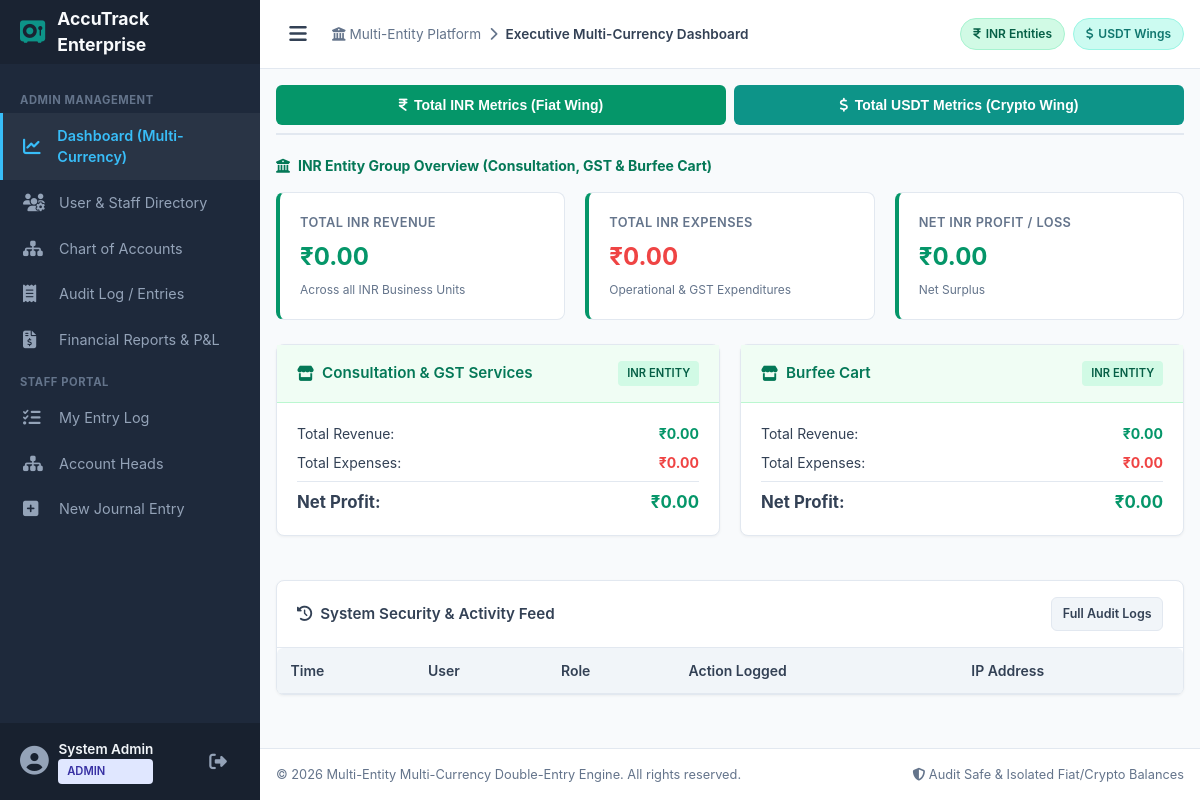
/admin/index.php (signed in), run on the app's committed database.
### tables this page shows
CREATE TABLE IF NOT EXISTS `entities` (
  `id` INT AUTO_INCREMENT PRIMARY KEY,
  `name` VARCHAR(150) NOT NULL,
  `default_currency` ENUM('INR', 'USDT') NOT NULL,
  `status` ENUM('active', 'inactive') NOT NULL DEFAULT 'active',
  `created_at` DATETIME NOT NULL DEFAULT CURRENT_TIMESTAMP
);

### admin/index.php (the view, shortened to what this page needs)
<?php
$conn = get_db_connection();
$inr_income_res = $conn->query("
    SELECT SUM(l.credit - l.debit) as total_income
    FROM journal_entry_lines l
    JOIN journal_entries e ON l.journal_entry_id = e.id
    JOIN chart_of_accounts a ON l.account_id = a.id
    WHERE e.currency = 'INR' AND a.account_type = 'Income'
")->fetch_assoc();
$inr_income = floatval($inr_income_res['total_income'] ?? 0);
$inr_expense_res = $conn->query("
    SELECT SUM(l.debit - l.credit) as total_expense
    FROM journal_entry_lines l
    JOIN journal_entries e ON l.journal_entry_id = e.id
    JOIN chart_of_accounts a ON l.account_id = a.id
    WHERE e.currency = 'INR' AND a.account_type = 'Expense'
")->fetch_assoc();
$inr_expense = floatval($inr_expense_res['total_expense'] ?? 0);
$inr_net_profit = $inr_income - $inr_expense;
$inr_entities_res = $conn->query("
    SELECT e.id, e.name,
           COALESCE(SUM(CASE WHEN a.account_type = 'Income' THEN (l.credit - l.debit) ELSE 0 END), 0) as income,
           COALESCE(SUM(CASE WHEN a.account_type = 'Expense' THEN (l.debit - l.credit) ELSE 0 END), 0) as expense
    FROM entities e
    LEFT JOIN journal_entries je ON je.entity_id = e.id
    LEFT JOIN journal_entry_lines l ON l.journal_entry_id = je.id
    LEFT JOIN chart_of_accounts a ON l.account_id = a.id
    WHERE e.default_currency = 'INR'
    GROUP BY e.id, e.name
")->fetch_all(MYSQLI_ASSOC);
require_once __DIR__ . '/../includes/header.php';
?>
<div class="dash-tab-container">
    <button class="btn btn-inr dash-tab-btn active" data-currency="INR">
        <i class="fa-solid fa-indian-rupee-sign"></i> Total INR Metrics (Fiat Wing)
    </button>
    <button class="btn btn-usdt dash-tab-btn" data-currency="USDT">
        <i class="fa-solid fa-dollar-sign"></i> Total USDT Metrics (Crypto Wing)
    </button>
</div>
<div id="section_INR" class="currency-section">
    <div style="margin-bottom: 1rem; color: var(--inr-dark); font-weight: 700; display: flex; align-items: center; gap: 0.5rem;">
        <i class="fa-solid fa-building-columns"></i> INR Entity Group Overview (Consultation, GST & Burfee Cart)
    </div>
    <div class="grid-3" style="margin-bottom: 1.5rem;">
        <div class="stat-card inr-card">
            <span class="stat-title">Total INR Revenue</span>
            <span class="stat-value" style="color: var(--inr-primary);">₹<?= number_format($inr_income, 2) ?></span>
            <span class="stat-subtitle">Across all INR Business Units</span>
        </div>
        <div class="stat-card inr-card">
            <span class="stat-title">Total INR Expenses</span>
            <span class="stat-value" style="color: var(--danger-color);">₹<?= number_format($inr_expense, 2) ?></span>
            <span class="stat-subtitle">Operational & GST Expenditures</span>
        </div>
        <div class="stat-card inr-card">
            <span class="stat-title">Net INR Profit / Loss</span>
            <span class="stat-value" style="color: <?= $inr_net_profit >= 0 ? 'var(--inr-primary)' : 'var(--danger-color)' ?>;">
                ₹<?= number_format($inr_net_profit, 2) ?>
            </span>
            <span class="stat-subtitle"><?= $inr_net_profit >= 0 ? 'Net Surplus' : 'Net Deficit' ?></span>
        </div>
    </div>
    <div class="grid-2">
        <?php foreach ($inr_entities_res as $e_item): ?>
            <?php $net = $e_item['income'] - $e_item['expense']; ?>
            <div class="card">
                <div class="card-header inr-theme">
                    <div class="card-title"><i class="fa-solid fa-store"></i> <?= htmlspecialchars($e_item['name']) ?></div>
                    <span class="badge badge-inr">INR Entity</span>
                </div>
                <div class="card-body">
                    <div style="display: flex; justify-content: space-between; margin-bottom: 0.5rem;">
                        <span>Total Revenue:</span>
                        <strong style="color: var(--inr-primary);">₹<?= number_format($e_item['income'], 2) ?></strong>
                    </div>
                    <div style="display: flex; justify-content: space-between; margin-bottom: 0.5rem;">
                        <span>Total Expenses:</span>
                        <strong style="color: var(--danger-color);">₹<?= number_format($e_item['expense'], 2) ?></strong>
                    </div>
                    <div style="display: flex; justify-content: space-between; border-top: 1px solid var(--border-color); padding-top: 0.5rem; font-size: 1.05rem;">
                        <strong>Net Profit:</strong>
                        <strong style="color: <?= $net >= 0 ? 'var(--inr-primary)' : 'var(--danger-color)' ?>;">
                            ₹<?= number_format($net, 2) ?>
                        </strong>
                    </div>
                </div>
            </div>
        <?php endforeach; ?>
    </div>
</div>
<div class="card" style="margin-top: 1.5rem;">
    <div class="card-header">
        <div class="card-title"><i class="fa-solid fa-clock-rotate-left"></i> System Security & Activity Feed</div>
        <a href="/admin/transactions.php" class="btn btn-secondary btn-sm">Full Audit Logs</a>
    </div>
    <div class="card-body" style="padding: 0;">
        <div class="table-responsive">
            <table class="table">
                <thead>
                    <tr>
                        <th>Time</th>
                        <th>User</th>
                        <th>Role</th>
                        <th>Action Logged</th>
                        <th>IP Address</th>
                    </tr>
                </thead>
            </table>
        </div>
    </div>
</div>
<?php
require_once __DIR__ . '/../includes/footer.php';
?>

### assets/css/style.css (style rules this page uses)
:root { --primary-dark: #0f172a; --sidebar-bg: #1e293b; --sidebar-text: #94a3b8; --sidebar-hover: #334155; --bg-main: #f8fafc; --card-bg: #ffffff; --text-main: #334155; --text-muted: #64748b; --border-color: #e2e8f0; --inr-primary: #059669; --inr-dark: #047857; --inr-light: #d1fae5; --inr-text: #065f46; --usdt-primary: #0d9488; --usdt-dark: #0f766e; --usdt-light: #ccfbf1; --usdt-gold: #d97706; --usdt-gold-bg: #fef3c7; --danger-color: #ef4444; --danger-bg: #fee2e2; --warning-color: #f59e0b; --info-color: #2563eb; --success-color: #10b981; --font-family: -apple-system, BlinkMacSystemFont, "Segoe UI", Roboto, Helvetica, Arial, sans-serif; --sidebar-width: 260px; --header-height: 64px; --transition-speed: 0.25s; }
* { box-sizing: border-box; margin: 0; padding: 0; }
body { font-family: var(--font-family); background-color: var(--bg-main); color: var(--text-main); line-height: 1.5; font-size: 14px; }
.dash-tab-container { display: flex; gap: 0.5rem; margin-bottom: 1.25rem; border-bottom: 2px solid var(--border-color); padding-bottom: 0.5rem; flex-wrap: wrap; }
.dash-tab-btn { flex: 1; min-width: 140px; text-align: center; white-space: normal; padding: 0.6rem 0.8rem; }
.grid-2 { display: grid; grid-template-columns: repeat(2, 1fr); gap: 1.25rem; }
.grid-3 { display: grid; grid-template-columns: repeat(3, 1fr); gap: 1.25rem; }
.card { background: var(--card-bg); border: 1px solid var(--border-color); border-radius: 8px; box-shadow: 0 1px 3px rgba(0,0,0,0.05); margin-bottom: 1.25rem; }
.card-header { padding: 1rem 1.25rem; border-bottom: 1px solid var(--border-color); display: flex; align-items: center; justify-content: space-between; font-weight: 600; font-size: 0.95rem; flex-wrap: wrap; gap: 0.5rem; }
.card-title { display: flex; align-items: center; gap: 0.5rem; }
.card-body { padding: 1.25rem; }
.card-header.inr-theme { background-color: #f0fdf4; border-bottom-color: #bbf7d0; color: var(--inr-dark); }
.stat-card { padding: 1.25rem; border-radius: 8px; background: var(--card-bg); border: 1px solid var(--border-color); display: flex; flex-direction: column; position: relative; }
.stat-card.inr-card { border-left: 4px solid var(--inr-primary); }
.stat-title { font-size: 0.8rem; text-transform: uppercase; color: var(--text-muted); font-weight: 600; letter-spacing: 0.03em; }
.stat-value { font-size: 1.5rem; font-weight: 700; margin: 0.4rem 0; word-break: break-word; }
.stat-subtitle { font-size: 0.75rem; color: var(--text-muted); }
.table-responsive { width: 100%; overflow-x: auto; -webkit-overflow-scrolling: touch; border-radius: 6px; }
.table { width: 100%; border-collapse: collapse; text-align: left; font-size: 0.875rem; }
.table th { background-color: #f1f5f9; padding: 0.75rem 0.85rem; font-weight: 600; color: var(--text-main); border-bottom: 1px solid var(--border-color); white-space: nowrap; }
.badge { padding: 0.25rem 0.55rem; border-radius: 4px; font-size: 0.7rem; font-weight: 600; display: inline-block; text-transform: uppercase; white-space: nowrap; }
.badge-inr { background-color: var(--inr-light); color: var(--inr-text); }
.btn { display: inline-flex; align-items: center; justify-content: center; gap: 0.4rem; padding: 0.6rem 1.1rem; font-size: 0.875rem; font-weight: 600; border-radius: 6px; border: 1px solid transparent; cursor: pointer; transition: all 0.2s ease; text-decoration: none; min-height: 40px; }
.btn-inr { background-color: var(--inr-primary); color: #fff; }
.btn-usdt { background-color: var(--usdt-primary); color: #fff; }
.btn-secondary { background-color: #f1f5f9; color: var(--text-main); border-color: var(--border-color); }
.btn-sm { padding: 0.35rem 0.65rem; font-size: 0.78rem; min-height: 34px; }

### data on the page
entities: name "Consultation & GST Services", income "0.00", expense "0.00", net "0.00"
entities: name "Burfee Cart", income "0.00", expense "0.00", net "0.00"

### other printed values
$current_user['full_name'] "System Admin"
$current_user['role'] "ADMIN"
$page_title "Executive Multi-Currency Dashboard"
$inr_income "0.00"
$inr_expense "0.00"
$inr_net_profit "0.00"
